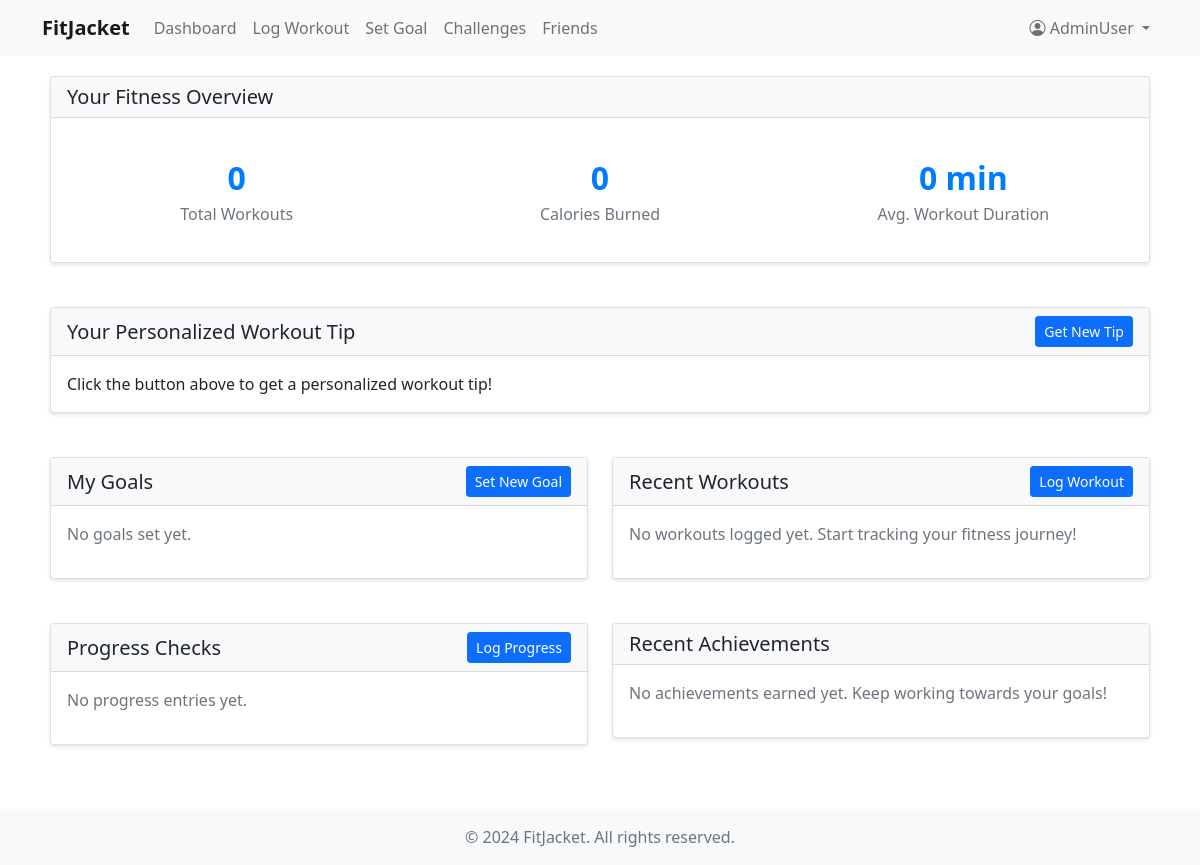
The page /dashboard/ (signed in) on the database as committed earlier.
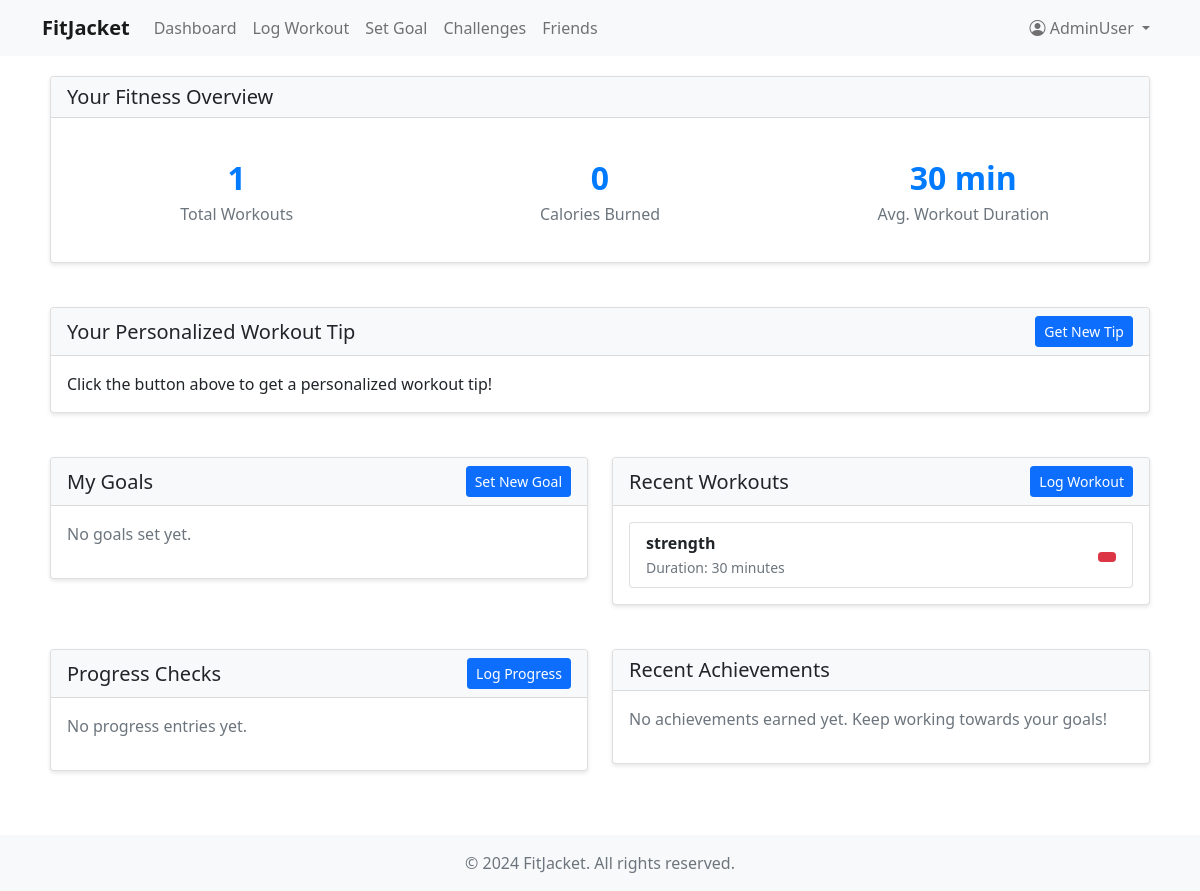
The same page on the database as committed later.
### fitness/models.py (models this page shows, shortened)
class Workout(models.Model):
    WORKOUT_TYPES = (
        ('cardio', 'Cardio'),
        ('strength', 'Strength Training'),
        ('flexibility', 'Flexibility'),
        ('hiit', 'HIIT'),
        ('other', 'Other'),
    )
    user = models.ForeignKey(CustomUser, on_delete=models.CASCADE)
    workout_type = models.CharField(max_length=20, choices=WORKOUT_TYPES)
    description = models.TextField()
    duration = models.IntegerField(help_text="Duration in minutes")
    calories_burned = models.IntegerField(null=True, blank=True)
    created_at = models.DateTimeField(auto_now_add=True)
    coach_feedback = models.TextField(blank=True, null=True)
    location = models.CharField(max_length=255, blank=True, null=True)

### fitness/views.py (the view)
# urls.py: path('dashboard/', views.dashboard, name='dashboard'),
@login_required
def dashboard(request):
    if request.user.user_type == 'coach':
        return redirect('coach_dashboard')
    goals = Goal.objects.filter(user=request.user)
    workouts = Workout.objects.filter(user=request.user)
    suggestions = CoachSuggestion.objects.filter(user=request.user).order_by('-created_at')
    challenges = ChallengeParticipation.objects.filter(user=request.user)
    achievements = UserAchievement.objects.filter(user=request.user)
    progress_stats = ProgressStats.objects.filter(user=request.user).order_by('-date')[:5]
    total_workouts = workouts.count()
    total_calories = workouts.aggregate(total=Sum('calories_burned'))['total'] or 0
    avg_duration = workouts.aggregate(avg=Avg('duration'))['avg'] or 0
    if WORKOUT_ASSISTANT_AVAILABLE:
        last_workouts = workouts.order_by('-created_at')[:3]
        workout_data = WorkoutData(
            goals=", ".join([goal.description for goal in goals]),
            progress=progress_stats.first().description if progress_stats else "",
            last_workouts=[{
                "date": workout.created_at.strftime("%Y-%m-%d"),
                "type": workout.workout_type,
                "duration": workout.duration
            } for workout in last_workouts]
        )
        workout_tip = get_workout_tip(workout_data)
    else:
        workout_tip = "Keep up the great work! Remember to stay hydrated and maintain proper form during your workouts."
    return render(request, 'fitness/dashboard.html', {
        'goals': goals,
        'workouts': workouts,
        'suggestions': suggestions,
        'challenges': challenges,
        'achievements': achievements,
        'progress_stats': progress_stats,
        'total_workouts': total_workouts,
        'total_calories': total_calories,
        'avg_duration': avg_duration,
        'workout_tip': workout_tip
    })

### workout_assistant.py (called while the page is built)
def get_workout_tip(workout_data: WorkoutData) -> str:
    client = Groq(
        api_key=os.environ.get("GROQ_API_KEY")
    )
    prompt = f"""Based on the following user data, provide exactly one specific workout tip in a single sentence:
    Goals: {workout_data.goals}
    Current Progress: {workout_data.progress}
    Last 3 Workouts: {workout_data.last_workouts}

    Provide only one sentence as a tip, no additional text."""
    chat_completion = client.chat.completions.create(
        messages=[
            {
                "role": "user",
                "content": prompt,
            }
        ],
        model="llama-3.3-70b-versatile",
    )
    return chat_completion.choices[0].message.content.strip()

### fitness/templates/fitness/dashboard.html (shortened to what the changed rows need)
{% extends 'fitness/base.html' %}
{% block content %}
<div class="row">
    <div class="col-md-12 mb-4">
        <div class="card">
            <div class="card-body">
                <div class="row">
                    <div class="col-md-4">
                        <div class="stats-card">
                            <div class="stats-number">{{ total_workouts }}</div>
                            <div class="stats-label">Total Workouts</div>
                        </div>
                    </div>
                    <div class="col-md-4">
                        <div class="stats-card">
                            <div class="stats-number">{{ avg_duration|floatformat:0 }} min</div>
                            <div class="stats-label">Avg. Workout Duration</div>
                        </div>
                    </div>
                </div>
            </div>
        </div>
    </div>
    <div class="col-md-6 mb-4">
        <div class="card">
            <div class="card-body">
                {% if workouts %}
                    <ul class="list-group">
                        {% for workout in workouts|slice:":5" %}
                            <li class="list-group-item d-flex justify-content-between align-items-center">
                                <div>
                                    <strong>{{ workout.workout_type }}</strong>
                                    <br>
                                    <small class="text-muted">
                                        Duration: {{ workout.duration }} minutes
                                    </small>
                                </div>
                                <form method="post" action="{% url 'delete_workout' workout.id %}" class="d-inline">
                                    <button type="submit" class="btn btn-danger btn-sm" onclick="return confirm('Are you sure you want to delete this workout?')">
                                    </button>
                                </form>
                            </li>
                        {% endfor %}
                    </ul>
                {% else %}
                    <p class="text-muted">No workouts logged yet. Start tracking your fitness journey!</p>
                {% endif %}
            </div>
        </div>
    </div>
</div>
{% endblock %}

Rows that differ between the two databases and show on the page:
added Workout: workout_type "strength", duration "30"
Other text that changed with them:
{{ total_workouts }}: "0" → "1"
{{ avg_duration|floatformat:0 }}: "0" → "30"
text no longer shown: "No workouts logged yet. Start tracking your fitness journey!"
